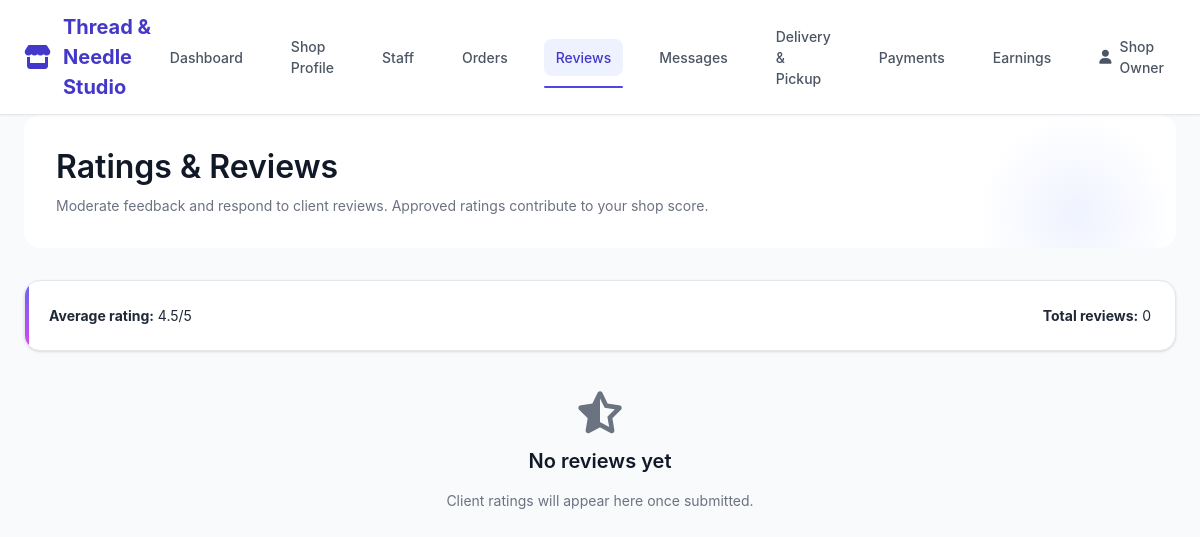
Page /owner/reviews.php (signed in) on the committed database.
### tables this page shows
CREATE TABLE `shops` (
  `id` int(11) NOT NULL,
  `owner_id` int(11) NOT NULL,
  `shop_name` varchar(200) NOT NULL,
  `shop_description` text DEFAULT NULL,
  `address` text DEFAULT NULL,
  `phone` varchar(20) DEFAULT NULL,
  `email` varchar(100) DEFAULT NULL,
  `business_permit` varchar(100) DEFAULT NULL,
  `permit_file` varchar(255) DEFAULT NULL,
  `logo` varchar(255) DEFAULT NULL,
  `opening_time` time DEFAULT NULL,
  `closing_time` time DEFAULT NULL,
  `operating_days` longtext DEFAULT NULL CHECK (json_valid(`operating_days`)),
  `service_settings` longtext DEFAULT NULL CHECK (json_valid(`service_settings`)),
  `pricing_settings` longtext DEFAULT NULL CHECK (json_valid(`pricing_settings`)),
  `status` enum('pending','active','suspended','rejected') DEFAULT 'pending',
  `rejection_reason` text DEFAULT NULL,
  `rejected_at` timestamp NULL DEFAULT NULL,
  `rating` decimal(3,2) DEFAULT 0.00,
  `rating_count` int(11) DEFAULT 0,
  `total_orders` int(11) DEFAULT 0,
  `total_earnings` decimal(12,2) DEFAULT 0.00,
  `created_at` timestamp NOT NULL DEFAULT current_timestamp(),
  `updated_at` timestamp NOT NULL DEFAULT current_timestamp() ON UPDATE current_timestamp()
);

### owner/reviews.php (the view, shortened to what this page needs)
<?php
require_once '../config/db.php';
$owner_id = $_SESSION['user']['id'];
$shop_stmt = $pdo->prepare("SELECT * FROM shops WHERE owner_id = ?");
$shop_stmt->execute([$owner_id]);
$shop = $shop_stmt->fetch();
$shop_id = $shop['id'];
$allowed_statuses = ['pending', 'approved', 'rejected'];
$shop_stmt->execute([$owner_id]);
$shop = $shop_stmt->fetch();
$ratings_stmt = $pdo->prepare("
    SELECT o.id,
           o.order_number,
           o.service_type,
           o.rating,
           o.rating_title,
           o.rating_comment,
           o.rating_submitted_at,
           o.rating_status,
           o.rating_response,
           o.rating_response_at,
           u.fullname as client_name
    FROM orders o
    JOIN users u ON o.client_id = u.id
    WHERE o.shop_id = ?
      AND o.rating IS NOT NULL
      AND o.rating > 0
    ORDER BY o.rating_submitted_at DESC
");
$ratings_stmt->execute([$shop_id]);
$ratings = $ratings_stmt->fetchAll();
?>
<!DOCTYPE html>
<html lang="en">
<head>
    <link rel="stylesheet" href="../assets/css/style.css">
    <link rel="stylesheet" href="https://cdnjs.cloudflare.com/ajax/libs/font-awesome/6.4.0/css/all.min.css">
</head>
<body>
    <nav class="navbar">
        <div class="container d-flex justify-between align-center">
            <a href="dashboard.php" class="navbar-brand">
                <i class="fas fa-store"></i> <?php echo htmlspecialchars($shop['shop_name']); ?>
            </a>
            <ul class="navbar-nav">
                <li><a href="dashboard.php" class="nav-link">Dashboard</a></li>
                <li><a href="shop_profile.php" class="nav-link">Shop Profile</a></li>
                <li><a href="manage_staff.php" class="nav-link">Staff</a></li>
                <li><a href="shop_orders.php" class="nav-link">Orders</a></li>
                <li><a href="reviews.php" class="nav-link active">Reviews</a></li>
                <li><a href="messages.php" class="nav-link">Messages</a></li>
                <li><a href="delivery_management.php" class="nav-link">Delivery & Pickup</a></li>
                <li><a href="payment_verifications.php" class="nav-link">Payments</a></li>
                <li><a href="earnings.php" class="nav-link">Earnings</a></li>
                <li class="dropdown">
                    <a href="#" class="nav-link dropdown-toggle">
                        <i class="fas fa-user"></i> <?php echo htmlspecialchars($_SESSION['user']['fullname']); ?>
                    </a>
                </li>
            </ul>
        </div>
    </nav>
    <div class="container">
        <div class="dashboard-header">
            <h2>Ratings & Reviews</h2>
            <p class="text-muted">Moderate feedback and respond to client reviews. Approved ratings contribute to your shop score.</p>
        </div>
        <div class="card mb-3">
            <div class="d-flex justify-between align-center">
                <div>
                    <strong>Average rating:</strong> <?php echo number_format((float) $shop['rating'], 1); ?>/5
                </div>
                <div>
                    <strong>Total reviews:</strong> <?php echo (int) ($shop['rating_count'] ?? 0); ?>
                </div>
            </div>
        </div>
        <?php if(!empty($ratings)): ?>
            <?php foreach($ratings as $rating): ?>
                <div class="review-card">
                    <div class="review-meta">
                        <div>
                            <strong><?php echo htmlspecialchars($rating['service_type']); ?></strong>
                            <div class="text-muted small">Client: <?php echo htmlspecialchars($rating['client_name']); ?></div>
                        </div>
                        <div class="text-right">
                            <div>
                                <?php for($i = 1; $i <= 5; $i++): ?>
                                    <i class="fas fa-star<?php echo $i <= (int) $rating['rating'] ? '' : '-o'; ?> text-warning"></i>
                                <?php endfor; ?>
                            </div>
                            <div class="small text-muted">#<?php echo htmlspecialchars($rating['order_number']); ?></div>
                            <?php if(!empty($rating['rating_submitted_at'])): ?>
                                <div class="small text-muted">Submitted: <?php echo date('M d, Y', strtotime($rating['rating_submitted_at'])); ?></div>
                            <?php endif; ?>
                        </div>
                    </div>
                    <div class="mt-3">
                        <span class="badge <?php echo rating_status_badge_class($rating['rating_status'] ?? 'pending'); ?>">
                            <?php echo ucfirst($rating['rating_status'] ?? 'pending'); ?>
                        </span>
                    </div>
                    <?php if(!empty($rating['rating_title'])): ?>
                        <h4 class="mt-2 mb-1"><?php echo htmlspecialchars($rating['rating_title']); ?></h4>
                    <?php endif; ?>
                    <?php if(!empty($rating['rating_comment'])): ?>
                        <p class="text-muted mb-2"><?php echo htmlspecialchars($rating['rating_comment']); ?></p>
                    <?php endif; ?>
                    <div class="review-actions mt-3">
                        <form method="POST" class="d-flex align-center" style="gap: 8px;">
                            <input type="hidden" name="order_id" value="<?php echo $rating['id']; ?>">
                            <select name="rating_status" class="form-control" style="max-width: 200px;" required>
                                <?php foreach($allowed_statuses as $status): ?>
                                    <option value="<?php echo $status; ?>" <?php echo ($rating['rating_status'] ?? 'pending') === $status ? 'selected' : ''; ?>>
                                        <?php echo ucfirst($status); ?>
                                    </option>
                                <?php endforeach; ?>
                            </select>
                            <button type="submit" name="moderate_rating" class="btn btn-outline-primary btn-sm">
                                Update Status
                            </button>
                        </form>
                    </div>
                    <div class="review-response mt-3">
                        <?php if(!empty($rating['rating_response'])): ?>
                            <strong>Your response</strong>
                            <div class="text-muted"><?php echo htmlspecialchars($rating['rating_response']); ?></div>
                            <?php if(!empty($rating['rating_response_at'])): ?>
                                <div class="small text-muted">Responded: <?php echo date('M d, Y', strtotime($rating['rating_response_at'])); ?></div>
                            <?php endif; ?>
                        <?php else: ?>
                            <form method="POST">
                                <input type="hidden" name="order_id" value="<?php echo $rating['id']; ?>">
                                <div class="form-group">
                                    <label>Add a response</label>
                                    <textarea name="rating_response" class="form-control" rows="3" maxlength="500" placeholder="Thank the client, address concerns, or share next steps..."></textarea>
                                </div>
                                <button type="submit" name="submit_response" class="btn btn-primary btn-sm">
                                    <i class="fas fa-reply"></i> Submit Response
                                </button>
                            </form>
                        <?php endif; ?>
                    </div>
                </div>
            <?php endforeach; ?>
        <?php else: ?>
            <div class="text-center p-4">
                <i class="fas fa-star-half-alt fa-3x text-muted mb-3"></i>
                <h4>No reviews yet</h4>
                <p class="text-muted">Client ratings will appear here once submitted.</p>
            </div>
        <?php endif; ?>
    </div>
</body>
</html>

### assets/css/style.css (style rules this page uses)
:root { --primary-50: #eef2ff; --primary-100: #e0e7ff; --primary-500: #6366f1; --primary-600: #4f46e5; --primary-700: #4338ca; --primary-800: #3730a3; --secondary-50: #fdf4ff; --secondary-500: #d946ef; --secondary-600: #c026d3; --success-50: #f0fdf4; --success-500: #22c55e; --success-600: #16a34a; --warning-50: #fefce8; --warning-500: #eab308; --warning-600: #ca8a04; --danger-50: #fef2f2; --danger-500: #ef4444; --danger-600: #dc2626; --info-50: #f0f9ff; --info-500: #0ea5e9; --info-600: #0284c7; --gray-50: #f9fafb; --gray-100: #f3f4f6; --gray-200: #e5e7eb; --gray-300: #d1d5db; --gray-400: #9ca3af; --gray-500: #6b7280; --gray-600: #4b5563; --gray-700: #374151; --gray-800: #1f2937; --gray-900: #111827; --bg-primary: #ffffff; --bg-secondary: #f8fafc; --bg-sidebar: #1e293b; --shadow-sm: 0 1px 2px 0 rgb(0 0 0 / 0.05); --shadow: 0 1px 3px 0 rgb(0 0 0 / 0.1), 0 1px 2px -1px rgb(0 0 0 / 0.1); --shadow-md: 0 4px 6px -1px rgb(0 0 0 / 0.1), 0 2px 4px -2px rgb(0 0 0 / 0.1); --shadow-lg: 0 10px 15px -3px rgb(0 0 0 / 0.1), 0 4px 6px -4px rgb(0 0 0 / 0.1); --shadow-xl: 0 20px 25px -5px rgb(0 0 0 / 0.1), 0 8px 10px -6px rgb(0 0 0 / 0.1); --radius-sm: 0.375rem; --radius: 0.5rem; --radius-md: 0.75rem; --radius-lg: 1rem; --radius-xl: 1.5rem; --radius-full: 9999px; --transition-fast: 150ms cubic-bezier(0.4, 0, 0.2, 1); --transition: 300ms cubic-bezier(0.4, 0, 0.2, 1); --transition-slow: 500ms cubic-bezier(0.4, 0, 0.2, 1); --spacing-unit: 0.25rem; }
* { margin: 0; padding: 0; box-sizing: border-box; }
body { font-family: 'Inter', -apple-system, BlinkMacSystemFont, 'Segoe UI', Roboto, Oxygen, Ubuntu, sans-serif; background-color: var(--bg-secondary); color: var(--gray-800); line-height: 1.5; font-size: 14px; -webkit-font-smoothing: antialiased; -moz-osx-font-smoothing: grayscale; }
h1, h2, h3, h4, h5, h6 { font-weight: 600; line-height: 1.25; color: var(--gray-900); margin-bottom: 1rem; }
h2 { font-size: 2rem; }
h4 { font-size: 1.25rem; }
.text-muted { color: var(--gray-500); }
.container { max-width: 1280px; margin: 0 auto; padding: 0 1.5rem; }
.d-flex { display: flex; }
.justify-between { justify-content: space-between; }
.align-center { align-items: center; }
.mb-3 { margin-bottom: 1rem; }
.p-4 { padding: 1.5rem; }
.navbar { background: var(--bg-primary); -webkit-backdrop-filter: blur(10px); backdrop-filter: blur(10px); border-bottom: 1px solid var(--gray-200); padding: 0.75rem 0; position: sticky; top: 0; z-index: 1000; box-shadow: var(--shadow-sm); }
.navbar-brand { display: flex; align-items: center; gap: 0.75rem; font-size: 1.25rem; font-weight: 700; color: var(--primary-700); text-decoration: none; transition: color var(--transition-fast); }
.navbar-brand i { font-size: 1.5rem; }
.navbar-nav { display: flex; list-style: none; gap: 1.5rem; align-items: center; }
.nav-link { display: flex; align-items: center; gap: 0.5rem; color: var(--gray-600); text-decoration: none; font-weight: 500; padding: 0.5rem 0.75rem; border-radius: var(--radius); transition: all var(--transition-fast); position: relative; }
.nav-link.active { color: var(--primary-700); background: var(--primary-50); }
.nav-link.active::after { content: ''; position: absolute; bottom: -0.75rem; left: 0; width: 100%; height: 2px; background: var(--primary-600); border-radius: var(--radius-full); }
.dropdown { position: relative; }
.dropdown-toggle { cursor: pointer; }
.card { background: var(--bg-primary); border: 1px solid var(--gray-200); border-radius: var(--radius-lg); padding: 1.5rem; box-shadow: var(--shadow); transition: all var(--transition); position: relative; overflow: hidden; }
.card::before { content: ''; position: absolute; top: 0; left: 0; width: 4px; height: 100%; background: linear-gradient(to bottom, var(--primary-500), var(--secondary-500)); }
.dashboard-header { background: var(--bg-primary); border-radius: var(--radius-lg); padding: 2rem; margin-bottom: 2rem; position: relative; overflow: hidden; }
.dashboard-header::before { content: ''; position: absolute; top: 0; right: 0; width: 200px; height: 200px; background: radial-gradient(circle, var(--primary-100) 0%, transparent 70%); opacity: 0.5; }
.dashboard-header h2 { font-size: 2rem; margin-bottom: 0.5rem; }
.text-center { text-align: center; }

### rows in the picture
shops: shop_name "Thread & Needle Studio", rating "4.5", rating_count "0"

### other values in the picture
$_SESSION['user']['fullname'] "Shop Owner"
